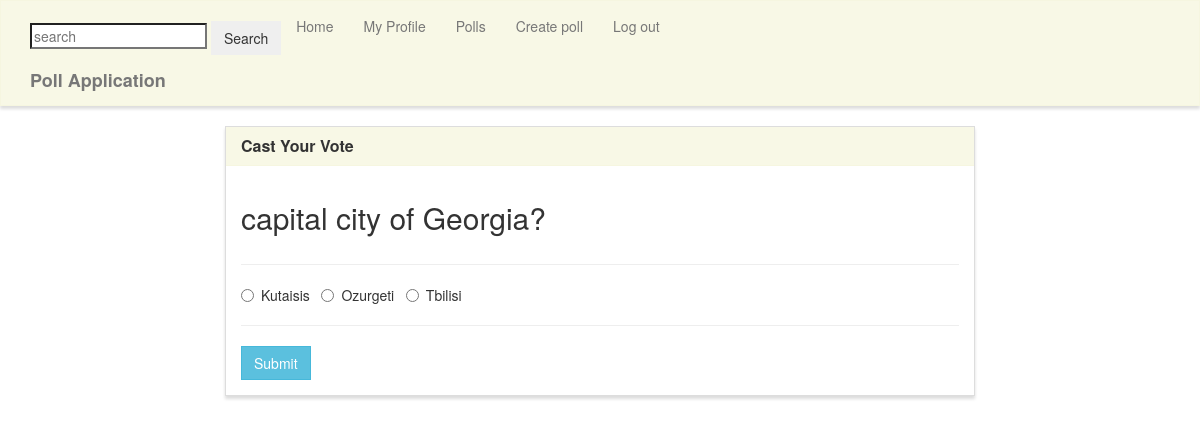
Screenshot of /vote/2/ (signed in) with the database file from the repository.
### poll/models.py (models this page shows, shortened)
class Poll(models.Model):
    question = models.TextField()
    option_one = models.CharField(max_length=50)
    option_two = models.CharField(max_length=50)
    option_three = models.CharField(max_length=50, blank=True)
    option_one_count = models.IntegerField(default=0)
    option_two_count = models.IntegerField(default=0)
    option_three_count = models.IntegerField(default=0)
    owner = models.IntegerField('Poll owner',blank=False, default=2)
    pub_date = models.DateTimeField(auto_now_add= True)
    last_edited= models.DateTimeField(auto_now= True)

### poll/views.py (the view, shortened to what this page needs)
# urls.py: path('vote/<poll_id>/', poll_views.vote, name='vote'),
def vote(request, poll_id):
    poll = Poll.objects.get(pk=poll_id)
    context = {
        'poll' : poll
    }
    return render(request, 'poll/vote.html', context)

### poll/templates/poll/vote.html (shortened to what this page needs)
{% extends "poll/base.html" %}
{% block main %}
{% if user.is_authenticated %}
<div class="row">
    <div class="col-lg-8 col-lg-offset-2">
        <div class="panel panel-default">
            <div class="panel-heading">
                <h3 class="panel-title">Cast Your Vote</h3>
            </div>
            <div class="panel-body">
                <div class="row">
                    <div class="col-lg-12">
                        <h2>{{ poll.question }}</h2>
                    </div>
                </div>
                <div class="row">
                    <div class="col-lg-12">
                        <hr />
                        <form method="POST">
                            <div class="form-group">
                                <div class="radio">
                                    <label>
                                        <input type="radio" name="poll" value="option1" required>
                                        {{ poll.option_one }}
                                    </label> &nbsp;
                                    <label>
                                        <input type="radio" name="poll" value="option2">
                                        {{ poll.option_two }}
                                    </label> &nbsp;
                                    <label>
                                        <input type="radio" name="poll" value="option3">
                                        {{ poll.option_three }}
                                    </label> &nbsp;
                                </div>
                            </div>
                            <hr />
                            <button type="submit" class="btn btn-info">
                                Submit
                            </button>
                        </form>
                    </div>
                </div>
            </div>
        </div>
    </div>
</div>
{% else %}
    <h1>Oops... you must be logged in to view this page</h1>
    <a href="{% url 'login' %}">logging here</a>
{% endif %}
{% endblock %}

### poll/static/style.css (style rules this page uses)
.navbar-default, .btn, .form-control, .panel { border-radius: 0; }
.panel-default > .panel-heading { color: #333; background-color: rgba(245, 245, 220, .7); border-color: rgba(245, 245, 220, .6); border-top-left-radius: 0; border-top-right-radius: 0; }
.panel { box-shadow: 0px 3px 3px 0px #ddd; }
a.navbar-brand, .panel-title { font-weight: bolder; }

### rows the page displays
Poll: question "capital city of Georgia?", option_one "Kutaisis", option_two "Ozurgeti", option_three "Tbilisi"
